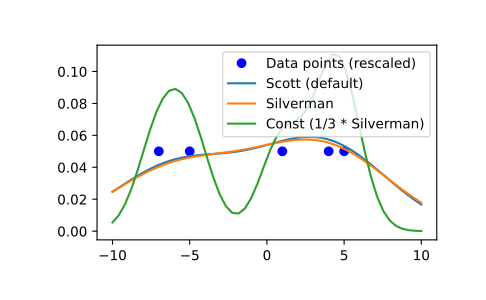

This figure's Python source:
import scipy.stats as stats
x1 = np.array([-7, -5, 1, 4, 5.])
kde = stats.gaussian_kde(x1)
xs = np.linspace(-10, 10, num=50)
y1 = kde(xs)
kde.set_bandwidth(bw_method='silverman')
y2 = kde(xs)
kde.set_bandwidth(bw_method=kde.factor / 3.)
y3 = kde(xs)

import matplotlib.pyplot as plt
fig, ax = plt.subplots()
ax.plot(x1, np.full(x1.shape, 1 / (4. * x1.size)), 'bo',
        label='Data points (rescaled)')
ax.plot(xs, y1, label='Scott (default)')
ax.plot(xs, y2, label='Silverman')
ax.plot(xs, y3, label='Const (1/3 * Silverman)')
ax.legend()
plt.show()
